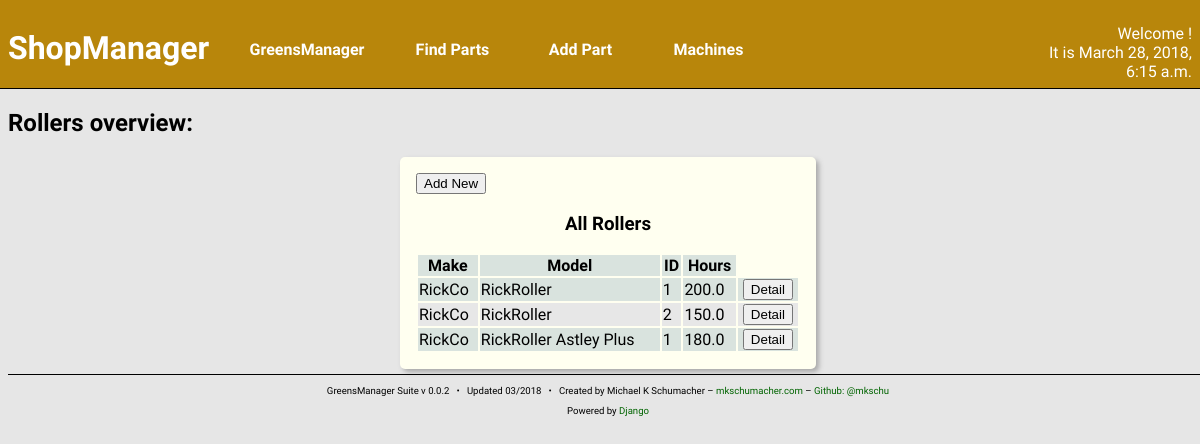
/shop/roller/, run on the app's committed database.
### machines/models.py (models this page shows, shortened)
class Machine(models.Model):
    make = models.CharField(max_length=128)
    model = models.TextField(max_length=256)
    year = models.IntegerField()
    ident_number = models.CharField(max_length=16,
                                    blank = True,
                                    null = True)
    date_purchased = models.DateField()
    hours = models.FloatField()
    in_commission = models.BooleanField(default = True)
    fuel_type = models.ManyToManyField('parts.Fuel',
                                       blank = True,
                                       related_name = '+')
    oil_type = models.ManyToManyField('parts.Oil',
                                      blank = True,
                                      related_name = '+')
    oil_capacity = models.FloatField(blank = True, null = True)
    hyd_oil_type = models.ManyToManyField('parts.Oil',
                                          blank = True,
                                          related_name = '+')
    hyd_oil_capacity = models.FloatField(blank = True, null = True)
    oil_filter = models.ManyToManyField('parts.Filter',
                                        blank = True,
                                        related_name = '+')
    hyd_oil_filter = models.ManyToManyField('parts.Filter',
                                            blank = True,
                                            related_name = '+')
    fuel_filter = models.ManyToManyField('parts.Filter',
                                         blank = True,
                                         related_name = '+')
    created_at = models.DateTimeField(auto_now_add=True)
    updated_at = models.DateTimeField(auto_now=True)

class Roller(Machine):
    roll_width = models.FloatField(blank = True, null = True)

class Machine(models.Model):
    make = models.CharField(max_length=128)
    model = models.TextField(max_length=256)
    year = models.IntegerField()
    ident_number = models.CharField(max_length=16,
                                    blank = True,
                                    null = True)
    date_purchased = models.DateField()
    hours = models.FloatField()
    in_commission = models.BooleanField(default = True)
    fuel_type = models.ManyToManyField('parts.Fuel',
                                       blank = True,
                                       related_name = '+')
    oil_type = models.ManyToManyField('parts.Oil',
                                      blank = True,
                                      related_name = '+')
    oil_capacity = models.FloatField(blank = True, null = True)
    hyd_oil_type = models.ManyToManyField('parts.Oil',
                                          blank = True,
                                          related_name = '+')
    hyd_oil_capacity = models.FloatField(blank = True, null = True)
    oil_filter = models.ManyToManyField('parts.Filter',
                                        blank = True,
                                        related_name = '+')
    hyd_oil_filter = models.ManyToManyField('parts.Filter',
                                            blank = True,
                                            related_name = '+')
    fuel_filter = models.ManyToManyField('parts.Filter',
                                         blank = True,
                                         related_name = '+')
    created_at = models.DateTimeField(auto_now_add=True)
    updated_at = models.DateTimeField(auto_now=True)

### machines/views.py (the view)
def rollerIndex(request):
    rollers = Roller.objects.all()
    context = {
        'curr_time': curr_time(),
        'rollers': rollers,
    }
    return render(request, 'machines/roller_index.html', context)

### machines/views.py (called while the page is built)
def curr_time():
    return now()

### machines/templates/machines/roller_index.html
{% include "machines/shophead.html" %}
<h2>Rollers overview:</h2>
<section class="content-block content-block-full">
    <a href="{% url 'shop:roller_new' %}">
        <button>Add New</button>
    </a>
    <h3>All Rollers</h3>
    <table>
        <thead>
            <th>Make</th>
            <th>Model</th>
            <th>ID</th>
            <th>Hours</th>
        </thead>
        {% for r in rollers %}
        <tr>
            <td>{{ r.make }}</td>
            <td>{{ r.model }}</td>
            <td>{{ r.ident_number }}</td>
            <td>{{ r.hours }} </td>
            <td class="center-align">
                <a href="{% url 'shop:roller_detail' pk=r.pk %}">
                    <button>Detail</button>
                </a>
            </td>
        </tr>
        {% endfor %}
    </table>
</section>
{% include "foot.html" %}

### greensManager/static/styles/main.css (style rules this page uses)
body { background: #e6e6e6; font-family: 'Quattrocento Sans', sans-serif; width: 100vw; overflow: auto; }
a { text-decoration: none; color: darkgreen; }
.content-block { width: 32%; float: left; border-radius: 5px; margin: 5px; padding: 2px; background: ivory; box-shadow: 3px 3px 5px darkgray; height: 37vh; overflow: hidden; }
.content-block h3 { text-align: center; }
.content-block table { width: 100%; }
.content-block tr:nth-child(odd) { background: #d9e3de; }
.content-block tr:nth-child(even) { background: #e7e7e7; }
.content-block-full { margin-left: auto; margin-right: auto; float: none; height: auto; overflow: auto; padding: 1em; }
.content-block-full table { margin: auto; }
.center-align { text-align: center; }

### data on the page
Roller: make "RickCo", model "RickRoller", ident_number "1", hours "200.0"
Roller: make "RickCo", model "RickRoller", ident_number "2", hours "150.0"
Roller: make "RickCo", model "RickRoller Astley Plus", ident_number "1", hours "180.0"

### other printed values
{{ curr_time }} "March 28, 2018, 6:15 a.m."
